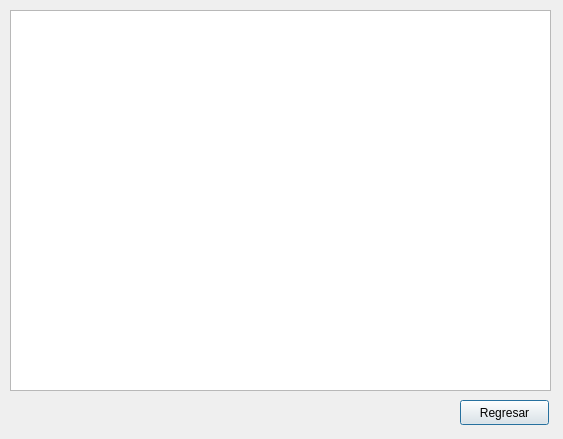
<?xml version="1.0" encoding="UTF-8"?>
<ui version="4.0">
 <class>logdialog</class>
 <widget class="QDialog" name="logdialog">
  <property name="geometry">
   <rect>
    <x>0</x>
    <y>0</y>
    <width>563</width>
    <height>439</height>
   </rect>
  </property>
  <property name="windowTitle">
   <string>GeneralLogs</string>
  </property>
  <widget class="QPlainTextEdit" name="txtLogs">
   <property name="geometry">
    <rect>
     <x>10</x>
     <y>10</y>
     <width>541</width>
     <height>381</height>
    </rect>
   </property>
   <property name="lineWrapMode">
    <enum>QPlainTextEdit::WidgetWidth</enum>
   </property>
  </widget>
  <widget class="QPushButton" name="bntSalir">
   <property name="geometry">
    <rect>
     <x>460</x>
     <y>400</y>
     <width>89</width>
     <height>25</height>
    </rect>
   </property>
   <property name="text">
    <string>Regresar</string>
   </property>
  </widget>
 </widget>
 <resources/>
 <connections/>
</ui>
